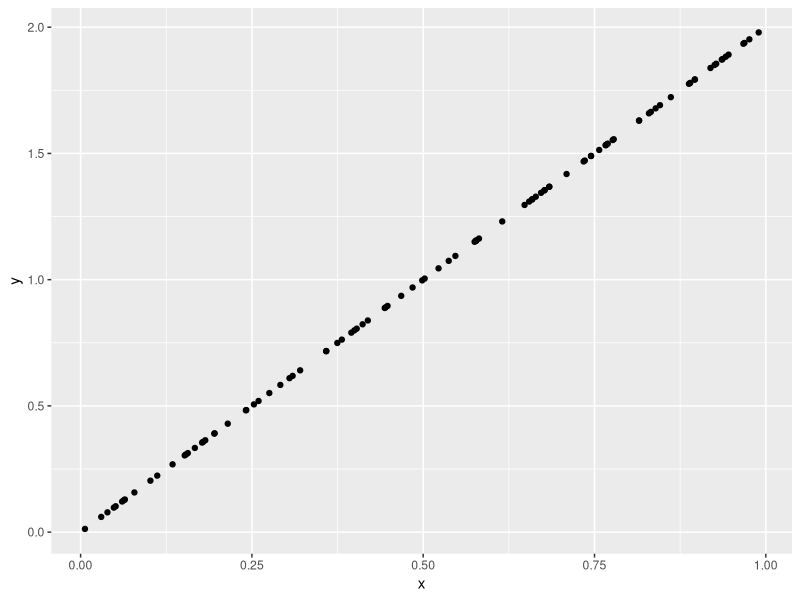

Generate this figure with R:
install.packages("ggplot2")
library(ggplot2)

# create some data
x <- runif(100)
# save as RData file
save(x, file = "randomnumbers.RData")

# some workings
y <- 2*x 
mydata <- data.frame(y = y, x = x)
xyplot <- ggplot(mydata, aes(x = x, y = y)) + geom_point()
ggsave("xyplot.png", xyplot, width = 7, height = 6, dpi = 200)
